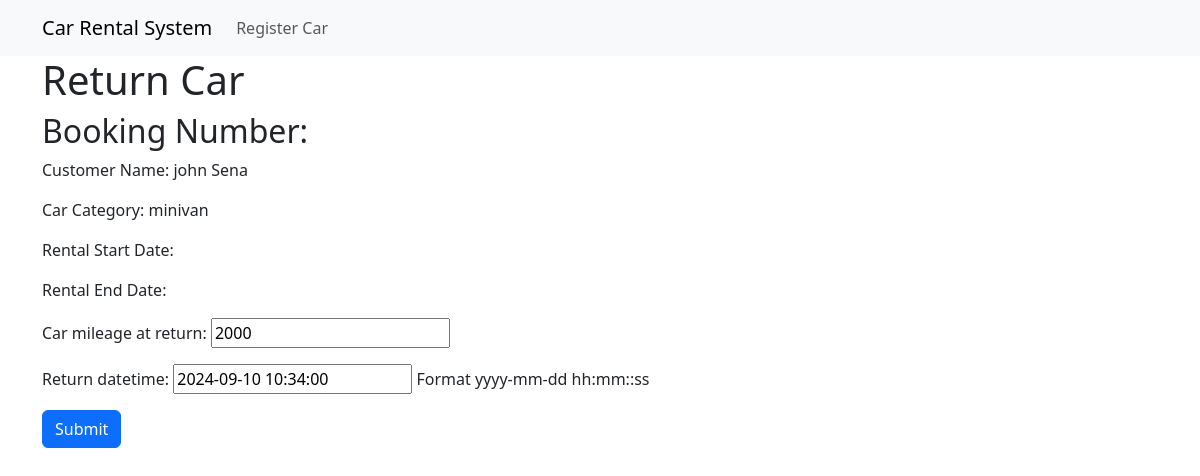
The app's page /return/1/ with its own data.
### rental/models.py (models this page shows, shortened)
class Booking(models.Model):
    customer_name = models.CharField(max_length=100)
    car_category = models.ForeignKey(CarCategory, on_delete=models.CASCADE)
    rental_datetime = models.DateTimeField(help_text="Format yyyy-mm-dd hh:mm::ss")
    return_datetime = models.DateTimeField(blank=True,null=True, help_text="Format yyyy-mm-dd hh:mm::ss")
    car_mileage_at_pickup = models.IntegerField(default=0)
    car_mileage_at_return = models.IntegerField(default=0)
    total_amount = models.FloatField(("Total Car Booking Amount"), default=0.0)

class CarCategory(models.Model):
    CATEGORY = (
        ('compact', 'Compact'),
        ('premium', 'Premium'),
        ('minivan', 'Minivan'),
    )
    name = models.CharField(max_length=50, choices=CATEGORY)
    base_day_rental = models.PositiveIntegerField(("base rental Day"), default=50)
    kilometer_price = models.FloatField(("Kilometer Price"), default=10)
    def __str__(self):
        return self.name

### rental/views.py (the view)
# urls.py: path("return/<int:booking_id>/", views.return_car, name="return_car"),
def return_car(request, booking_id):
    booking = Booking.objects.get(id=booking_id)
    if request.method == 'POST':
        form = ReturnForm(request.POST or None, instance=booking)
        if form.is_valid():
            form = form.save(commit=False)
            form.total_amount = booking.calculate_price
            form.save()
            return redirect('rental:car_list')
    else:
        form = ReturnForm(instance=booking)
    return render(request, 'return-car.html', {'booking' : booking, 'form' : form})

### rental/forms.py
class ReturnForm(forms.ModelForm):
    class Meta:
        model = Booking
        fields = ("car_mileage_at_return", "return_datetime")

### rental/templates/return-car.html (shortened to what this page needs)
{% extends 'base.html' %}
{% block content %}
<div class="container">
    <h1>Return Car</h1>
    <h2>Booking Number: {{ booking.booking_number }}</h2>
    <p>Customer Name: {{ booking.customer_name }}</p>
    <p>Car Category: {{ booking.car_category }}</p>
    <p>Rental Start Date: {{ booking.rental_start_date }}</p>
    <p>Rental End Date: {{ booking.rental_end_date }}</p>
    <form method="POST">
        {{ form.as_p }}
        <button type="submit" class="btn btn-primary">Submit</button>
    </form>
</div>
{% endblock content %}

### records on screen
Booking: customer_name "john Sena", car_category "minivan", car_mileage_at_return "2000", return_datetime "2024-09-10 10:34:00"
